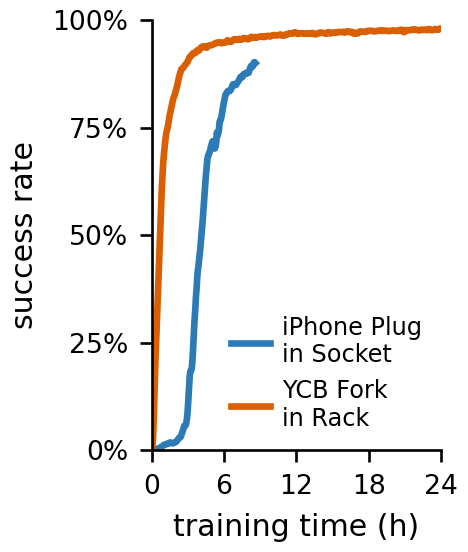

Generate this figure with Python:
#!/usr/bin/env python3
"""Plot full-task success over training time for the two rebuttal tasks."""

from __future__ import annotations

import argparse
import json
from pathlib import Path

import matplotlib

matplotlib.use("Agg")
import matplotlib.pyplot as plt
import numpy as np
from PIL import Image
from tensorboard.backend.event_processing.event_file_loader import RawEventFileLoader
from tensorboard.compat.proto.event_pb2 import Event


REPO = Path(__file__).resolve().parents[4]
OUT = Path(__file__).resolve().parent
CACHE = OUT / "success_over_time_curves.json"
METRIC = "all_goals_hit_ratio"
MAX_HOURS = 24.0

RUNS = {
    "iPhone Plug in Socket": REPO
    / "train_dir/rebuttal/plug_fork_teachers"
    / "plug_tol0p5mm_finetune_rgf0_dr_wrench_2026-08-09_14-27-09"
    / "0_plug_tol0p5mm_finetune_rgf0_dr_wrench_2026-08-09_14-27-09"
    / "summaries/events.out.tfevents.1786300422.portal-compute-02.cs.cornell.edu",
    "YCB Fork in Rack": REPO
    / "train_dir/rebuttal/plug_fork_teachers"
    / "fork_tol1mm_finetune_rgf0_dr_wrench_2026-08-07_17-20-42"
    / "0_fork_tol1mm_finetune_rgf0_dr_wrench_2026-08-07_17-20-42"
    / "summaries/events.out.tfevents.1786138074.portal-compute-02.cs.cornell.edu",
}

COLORS = {
    "iPhone Plug in Socket": "#2C7BB6",
    "YCB Fork in Rack": "#D95F02",
}

LEGEND_LABELS = {
    "iPhone Plug in Socket": "iPhone Plug\nin Socket",
    "YCB Fork in Rack": "YCB Fork\nin Rack",
}

# Normalize over feasible initializations. The raw metric includes physically
# impossible sampled problems in its denominator.
NORMALIZED_FINAL = {
    "iPhone Plug in Socket": 0.90,
    "YCB Fork in Rack": 0.98,
}


def _rolling_mean(values: np.ndarray, window: int) -> np.ndarray:
    if window <= 1:
        return values
    if window % 2 == 0:
        window += 1
    pad = window // 2
    padded = np.pad(values, pad, mode="edge")
    return np.convolve(padded, np.ones(window) / window, mode="valid")


def _extract_curve(event_file: Path) -> dict:
    samples: list[tuple[float, float]] = []
    for raw in RawEventFileLoader(str(event_file)).Load():
        event = Event.FromString(raw)
        for value in event.summary.value:
            if value.tag == METRIC:
                samples.append((event.wall_time, float(value.simple_value)))

    if not samples:
        raise RuntimeError(f"No {METRIC!r} samples in {event_file}")

    wall_time = np.asarray([sample[0] for sample in samples], dtype=float)
    success = np.asarray([sample[1] for sample in samples], dtype=float)
    hours = (wall_time - wall_time[0]) / 3600.0

    # Use a time-based ten-minute mean. Both runs log about once every 3 s.
    median_dt = float(np.median(np.diff(wall_time)))
    smooth_window = max(3, round(600.0 / median_dt))
    smoothed = _rolling_mean(success, smooth_window)

    grid = np.linspace(0.0, min(float(hours[-1]), MAX_HOURS), 401)
    curve = np.interp(grid, hours, smoothed)
    return {
        "event_file": str(event_file),
        "metric": METRIC,
        "smoothing_minutes": 10,
        "hours_covered": round(float(hours[-1]), 3),
        "t": grid.round(5).tolist(),
        "success": curve.round(6).tolist(),
    }


def _load_curves(refresh: bool) -> dict:
    if CACHE.exists() and not refresh:
        return json.loads(CACHE.read_text())

    curves = {}
    for name, event_file in RUNS.items():
        print(f"extracting {name}: {event_file}", flush=True)
        curves[name] = _extract_curve(event_file)
    CACHE.write_text(json.dumps(curves, indent=2) + "\n")
    return curves


def _plot(curves: dict) -> None:
    fig, ax = plt.subplots(figsize=(1.95, 2.30), dpi=240, constrained_layout=True)
    for name in RUNS:
        curve = curves[name]
        raw_success = np.asarray(curve["success"])
        normalization = NORMALIZED_FINAL[name] / raw_success[-1]
        normalized_success = np.clip(raw_success * normalization, 0.0, 1.0)
        ax.plot(
            curve["t"],
            100.0 * normalized_success,
            color=COLORS[name],
            linewidth=2.0,
            label=LEGEND_LABELS[name],
        )

    ax.set_xlim(0.0, MAX_HOURS)
    ax.set_ylim(0.0, 100.0)
    ax.set_xticks((0, 6, 12, 18, 24))
    ax.set_yticks((0, 25, 50, 75, 100))
    ax.set_xticklabels(("0", "6", "12", "18", "24"), fontsize=8)
    ax.set_yticklabels(("0%", "25%", "50%", "75%", "100%"), fontsize=8)
    ax.set_xlabel("training time (h)", fontsize=9)
    ax.set_ylabel("success rate", fontsize=9)
    ax.spines[["top", "right"]].set_visible(False)
    ax.legend(
        loc="lower right",
        frameon=False,
        fontsize=7.2,
        handlelength=1.6,
        handletextpad=0.5,
        borderaxespad=0.4,
    )

    fig.savefig(OUT / "success_over_time.png", facecolor="white")
    fig.savefig(OUT / "success_over_time.pdf", facecolor="white")
    plt.close(fig)


def _assemble() -> None:
    montage = Image.open(OUT / "overview_plus_rollouts_preview.png").convert("RGB")
    plot = Image.open(OUT / "success_over_time.png").convert("RGB")
    plot = plot.resize((round(plot.width * montage.height / plot.height), montage.height))
    gap = 8
    combined = Image.new("RGB", (montage.width + gap + plot.width, montage.height), "white")
    combined.paste(montage, (0, 0))
    combined.paste(plot, (montage.width + gap, 0))
    combined.save(OUT / "new_tasks_with_training_curve.png")
    combined.save(OUT / "new_tasks_with_training_curve.pdf", resolution=240.0)


def main() -> None:
    parser = argparse.ArgumentParser(description=__doc__)
    parser.add_argument("--refresh", action="store_true", help="re-read TensorBoard event files")
    args = parser.parse_args()
    curves = _load_curves(args.refresh)
    _plot(curves)
    _assemble()
    print(f"wrote {OUT / 'success_over_time.png'}")
    print(f"wrote {OUT / 'new_tasks_with_training_curve.png'}")


if __name__ == "__main__":
    main()
